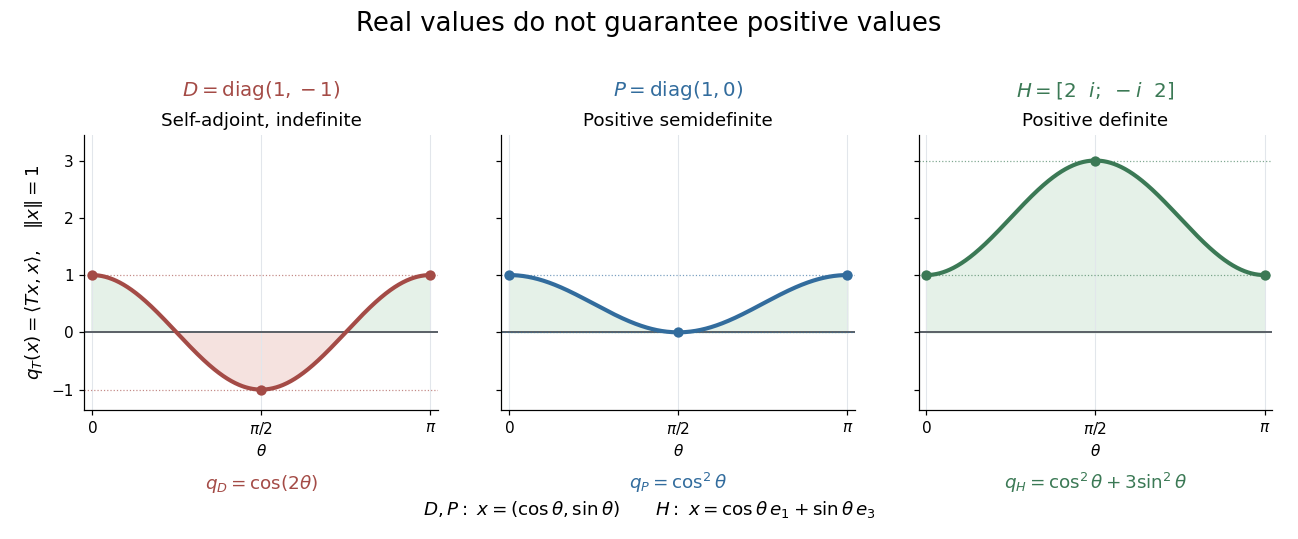

This chart was generated by the following Python code:
"""Compare directional values of indefinite, semidefinite and definite matrices.

Tested with Python 3.14.4, NumPy 2.3.5, Matplotlib 3.10.7.
Write an opaque white PNG with the script's basename in the working directory.
"""

from pathlib import Path

import matplotlib.pyplot as plt
import numpy as np


def main():
    theta = np.linspace(0, np.pi, 601)
    real_path = np.column_stack([np.cos(theta), np.sin(theta)])
    h = np.array([[2, 1j], [-1j, 2]])
    eigenbasis = np.array([[1, 1], [1j, -1j]]) / np.sqrt(2)
    complex_path = real_path @ eigenbasis.T
    cases = [
        (np.diag([1., -1.]), real_path, [-1, 1],
         'Self-adjoint, indefinite', r'$D=\mathrm{diag}(1,-1)$',
         r'$q_D=\cos(2\theta)$', '#a44b46'),
        (np.diag([1., 0.]), real_path, [0, 1],
         'Positive semidefinite', r'$P=\mathrm{diag}(1,0)$',
         r'$q_P=\cos^2\theta$', '#326c9d'),
        (h, complex_path, [1, 3],
         'Positive definite', r'$H=[2\ \ i;\ -i\ \ 2]$',
         r'$q_H=\cos^2\theta+3\sin^2\theta$', '#3b7955'),
    ]
    fig, axes = plt.subplots(1, 3, figsize=(11.8, 4.9), dpi=110,
                             sharey=True, facecolor='white')
    fig.subplots_adjust(left=.065, right=.98, bottom=.24, top=.75, wspace=.18)
    for ax, (matrix, path, eigenvalues, title, matrix_label, formula, color) in zip(axes, cases):
        assert np.allclose(matrix.conj().T, matrix)
        assert np.allclose(np.linalg.eigvalsh(matrix), eigenvalues)
        assert np.allclose(np.sum(np.abs(path)**2, axis=1), 1)
        values = np.einsum('ni,ij,nj->n', path.conj(), matrix, path)
        assert np.allclose(values.imag, 0)
        values = values.real
        assert np.isclose(values.min(), min(eigenvalues))
        assert np.isclose(values.max(), max(eigenvalues))
        ax.axhline(0, color='#5c6269', lw=1.3)
        ax.fill_between(theta, values, 0, where=values >= 0,
                        color='#e5f1e8', interpolate=True)
        ax.fill_between(theta, values, 0, where=values <= 0,
                        color='#f5e2df', interpolate=True)
        ax.plot(theta, values, color=color, lw=2.7)
        ax.scatter([0, np.pi/2, np.pi], values[[0, 300, 600]],
                   color=color, s=33, zorder=4)
        for level in eigenvalues:
            ax.axhline(level, color=color, lw=.8, ls=':', alpha=.65)
        ax.set(xlim=(-.07, np.pi + .07), ylim=(-1.35, 3.45),
               xlabel=r'$\theta$', title=title)
        ax.set_xticks([0, np.pi/2, np.pi], [r'$0$', r'$\pi/2$', r'$\pi$'])
        ax.set_yticks([-1, 0, 1, 2, 3])
        ax.grid(axis='x', color='#e2e6eb', lw=.7)
        ax.spines[['top', 'right']].set_visible(False)
        ax.title.set_fontsize(12)
        ax.text(.5, 1.14, matrix_label, transform=ax.transAxes,
                fontsize=13, ha='center', color=color)
        ax.text(.5, -.29, formula, transform=ax.transAxes,
                fontsize=12, ha='center', color=color)
    axes[0].set_ylabel(r'$q_T(x)=\langle Tx,x\rangle,\quad\|x\|=1$', fontsize=12)
    fig.suptitle('Real values do not guarantee positive values', fontsize=17, y=.98)
    fig.text(.5, .045,
             r'$D,P:\ x=(\cos\theta,\sin\theta)\qquad'
             r'H:\ x=\cos\theta\,e_1+\sin\theta\,e_3$',
             fontsize=12, ha='center')
    fig.savefig(Path.cwd() / (Path(__file__).stem + '.png'),
                facecolor='white', transparent=False)
    plt.close(fig)


if __name__ == '__main__':
    main()
